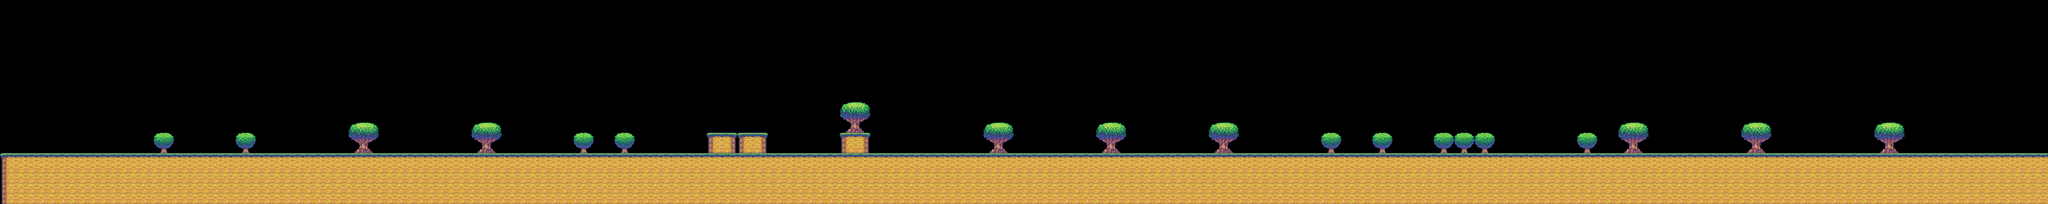

A 2D game scene composited from a Tiled map and its tileset images. What follows is a short description and the map's XML, with each tile layer's data collapsed to a summary:
An orthogonal 200x20 tile map with 32x32 px tiles, 1 tile layer (objects), 1 hidden layer not drawn.

<map version="1.0" orientation="orthogonal" width="200" height="20" tilewidth="32" tileheight="32">
 <tileset firstgid="1" name="tileSet_1" tilewidth="32" tileheight="32">
  <image source="tileSet_1.png" width="512" height="256" />
 </tileset>
 <layer name="objects" width="200" height="20">
  <data>[4000 cells, 1139 non-empty, 19 distinct tile ids]</data>
 </layer>
 <layer name="background" width="200" height="20" visible="0">
  <data>[4000 cells, 8 non-empty, 2 distinct tile ids]</data>
 </layer>
</map>